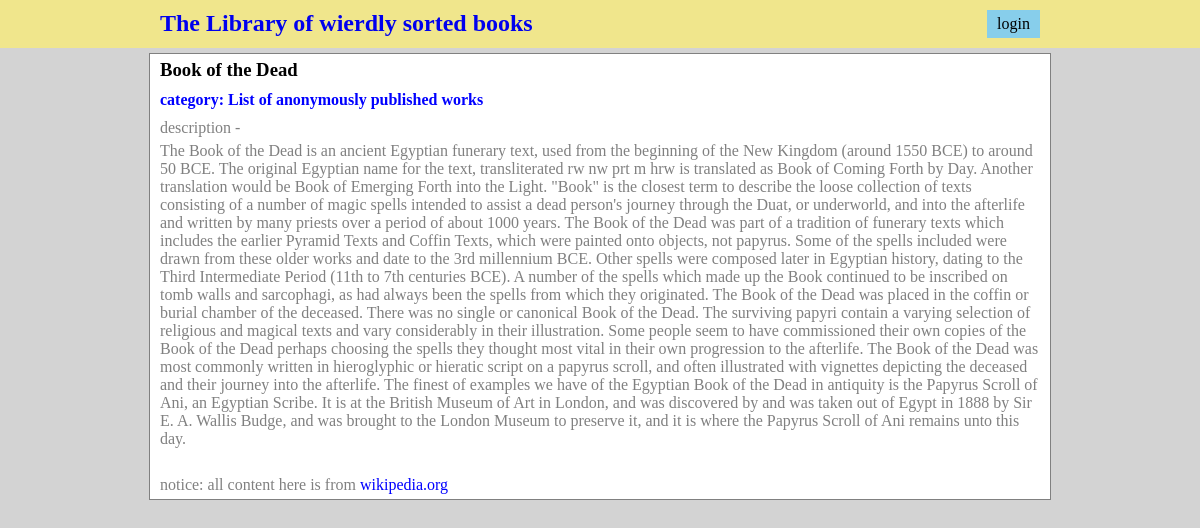
Screenshot of /category/List of anonymously published works/items/Book of the Dead with the database file from the repository.
### databases/database_setup.py (models this page shows, shortened)
class Item(Base):
    __tablename__ = 'Item'
    id = Column(Integer, primary_key=True)
    name = Column(String(80), nullable=False)
    description = Column(String(250))
    category_id = Column(Integer, ForeignKey('Category.id'))
    category = relationship(Category)
    user_id = Column(Integer, ForeignKey('User.id'))
    user = relationship(User)

class Category(Base):
    __tablename__ = 'Category'
    id = Column(Integer, primary_key=True)
    name = Column(String(250), nullable=False)

### host.py (the view)
@app.route("/category/<category_name>/items/<book_name>")
def show_book(category_name, book_name):
    session = DBSession()
    category = session.query(Category).filter_by(name=category_name).one()
    book = session.query(Item).filter_by(category_id=category.id).filter_by(name=book_name).one()
    book_user_id = book.user_id
    session.close()
    username = login_session.get('username')
    if username:
        modifyable_by_user = (book_user_id == login_session['user_id'])
    else:
        modifyable_by_user = None
    return render_template("book.html",
                           book=book,
                           username=username,
                           modifyable_by_user=modifyable_by_user,
                           category=category)

### templates/book.html (shortened to what this page needs)
{% extends "base.html" %}
{% block extraload %}
    <link href="{{url_for('static', filename='css/main.css')}}" rel="stylesheet" type="text/css">
{% endblock %}
{% block content %}
    <h3>{{book.name}}</h3>
    <a href="{{url_for('show_category', category_name=category.name)}}"><h4>category: {{category.name}}</h4></a>
    <p>description - </p>
    <p>{{book.description}}</p>
{% endblock %}

### static/css/page.css (style rules this page uses)
* { padding: 0; margin: 0; }
body { background: lightgrey; }

### static/css/main.css (style rules this page uses)
#content h3, h4 { padding: 5px 10px; }
#content a { color: blue; text-decoration: none; }
#content li, p { margin: 5px 10px; }
#content p { color: grey; }

### rows the page displays
Item: name "Book of the Dead", description "The Book of the Dead is an ancient Egyptian funerary text, used from the beginning of the New Kingdom (around 1550 BCE) to around 50 BCE. The original Egyptian name for the text, transliterated rw nw prt m hrw is translated as Book of Coming Forth by Day. Another translation would be Book of Emerging Forth into the Light. \"Book\" is the closest term to describe the loose collection of texts consisting of a number of magic spells intended to assist a dead person's journey through the Duat, or underworld, and into the afterlife and written by many priests over a period of about 1000 years. The Book of the Dead was part of a tradition of funerary texts which includes the earlier Pyramid Texts…"
Category: name "List of anonymously published works"
